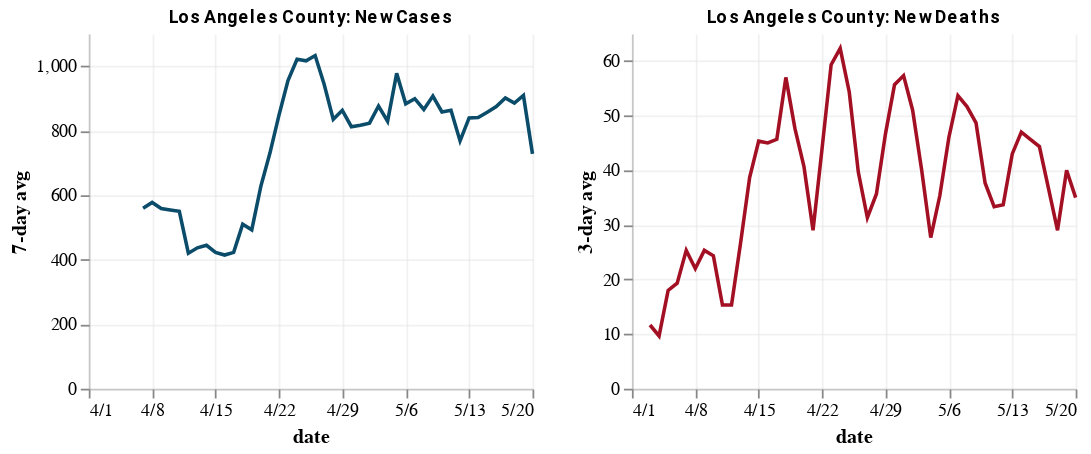
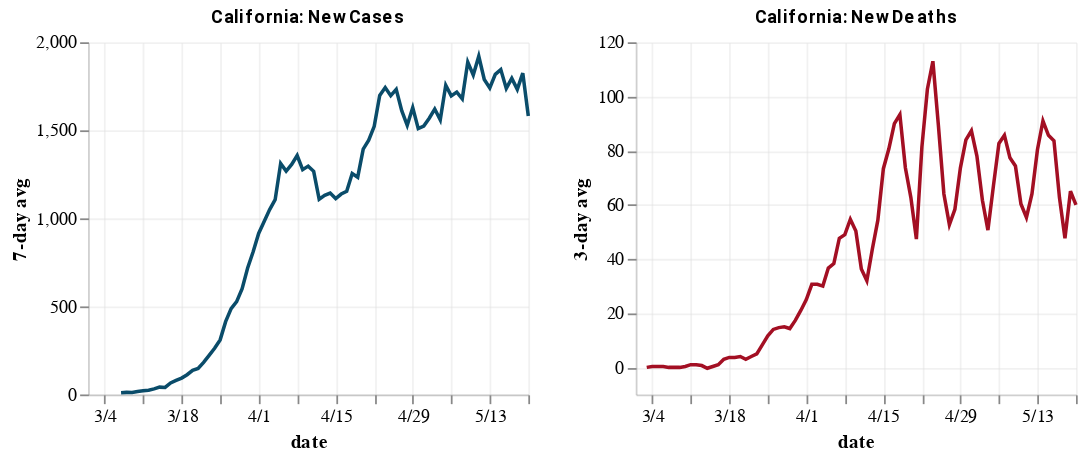
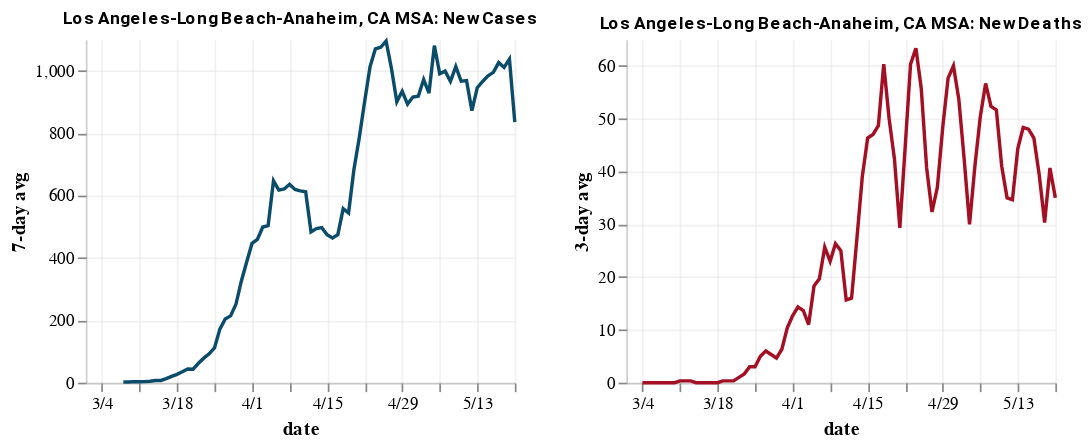

Notebook code cell kept with these figures, in order:
### Markdown cell above
## Case Indicators

### Code cell
la_county = utils.county_case_charts(county_state_name, start_date)
#la_city = utils.case_indicators_lacity("4/15/20")
ca = utils.state_case_charts(state_name, "3/1/20")
la_msa = utils.msa_case_charts("Los Angeles", "3/1/20")
